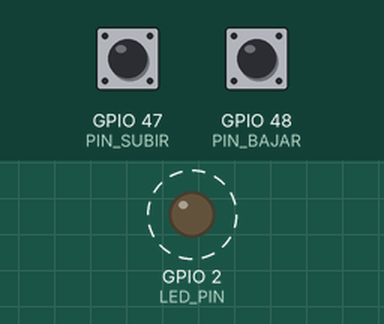
A program run on a simulated ESP32-S3. Parts: output pins drawn as LEDs (lit = HIGH). Dashed ring = blinking. The inputs (shaded band) are chosen by the test bench; at power-on: GPIO 47 (PIN_SUBIR) HIGH, GPIO 48 (PIN_BAJAR) HIGH. What the program prints to the serial monitor is not drawn.

Above: at 1.2 s.
1.3 s: GPIO 47 (PIN_SUBIR) pulled LOW for 0.15 s
Timing chart, 0 to 10.3 s (numbered marks = the images above; inputs shaded):
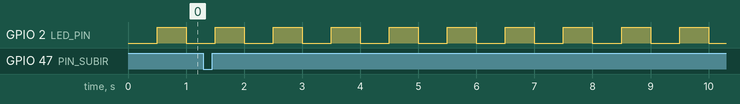

Measured:
- by itself, GPIO 2 (LED_PIN): alternates HIGH for 0.50 s and LOW for 0.50 s

The program:

main.cpp
```cpp
#include <Arduino.h>

// Pins utilitzats
const int LED_PIN = 2;
const int PIN_SUBIR = 47;
const int PIN_BAJAR = 48;

// Període inicial del parpelleig en microsegons
volatile uint32_t periodoActual = 500000;

// Flags modificats per les interrupcions
volatile bool flagTimer = false;
volatile bool flagSubir = false;
volatile bool flagBajar = false;

// Variables del timer
hw_timer_t *timer = NULL;
portMUX_TYPE timerMux = portMUX_INITIALIZER_UNLOCKED;

// ISR del timer
void IRAM_ATTR onTimer() {
  flagTimer = true;
}

// ISR del pulsador per augmentar freqüència
void IRAM_ATTR isrSubir() {
  flagSubir = true;
}

// ISR del pulsador per disminuir freqüència
void IRAM_ATTR isrBajar() {
  flagBajar = true;
}

void setup() {
  Serial.begin(115200);

  pinMode(LED_PIN, OUTPUT);
  pinMode(PIN_SUBIR, INPUT_PULLUP);
  pinMode(PIN_BAJAR, INPUT_PULLUP);

  attachInterrupt(PIN_SUBIR, isrSubir, FALLING);
  attachInterrupt(PIN_BAJAR, isrBajar, FALLING);

  // Configuració del timer
  // 80 MHz / 80 = 1 tick cada microsegon
  timer = timerBegin(0, 80, true);
  timerAttachInterrupt(timer, &onTimer, true);
  timerAlarmWrite(timer, periodoActual, true);
  timerAlarmEnable(timer);

  Serial.println("Programa iniciat");
  Serial.println("LED amb frequencia variable mitjancant dos pulsadors");
}

void loop() {
  // Canvi d'estat del LED quan el timer genera una interrupció
  if (flagTimer) {
    flagTimer = false;
    digitalWrite(LED_PIN, !digitalRead(LED_PIN));
  }

  // Debounce dels pulsadors
  static uint32_t lastDebounceTime = 0;
  uint32_t currentTime = millis();

  if (currentTime - lastDebounceTime > 200) {
    if (flagSubir || flagBajar) {

      portENTER_CRITICAL(&timerMux);

      if (flagSubir && periodoActual > 100000) {
        periodoActual -= 100000;
      }

      if (flagBajar && periodoActual < 2000000) {
        periodoActual += 100000;
      }

      timerAlarmWrite(timer, periodoActual, true);

      flagSubir = false;
      flagBajar = false;

      portEXIT_CRITICAL(&timerMux);

      Serial.print("Nou periode del LED: ");
      Serial.print(periodoActual);
      Serial.println(" us");

      lastDebounceTime = currentTime;
    }
  }
}
```
